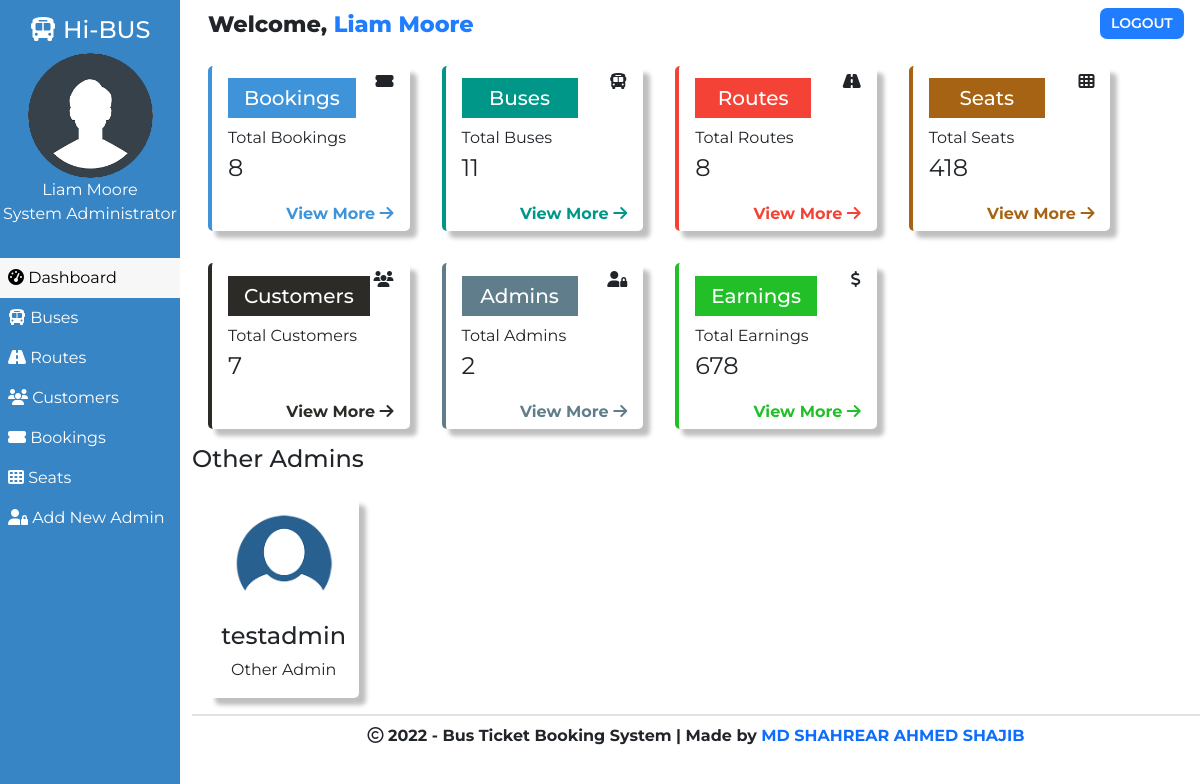
/admin/dashboard.php (signed in), run on an earlier commit of the app's database.
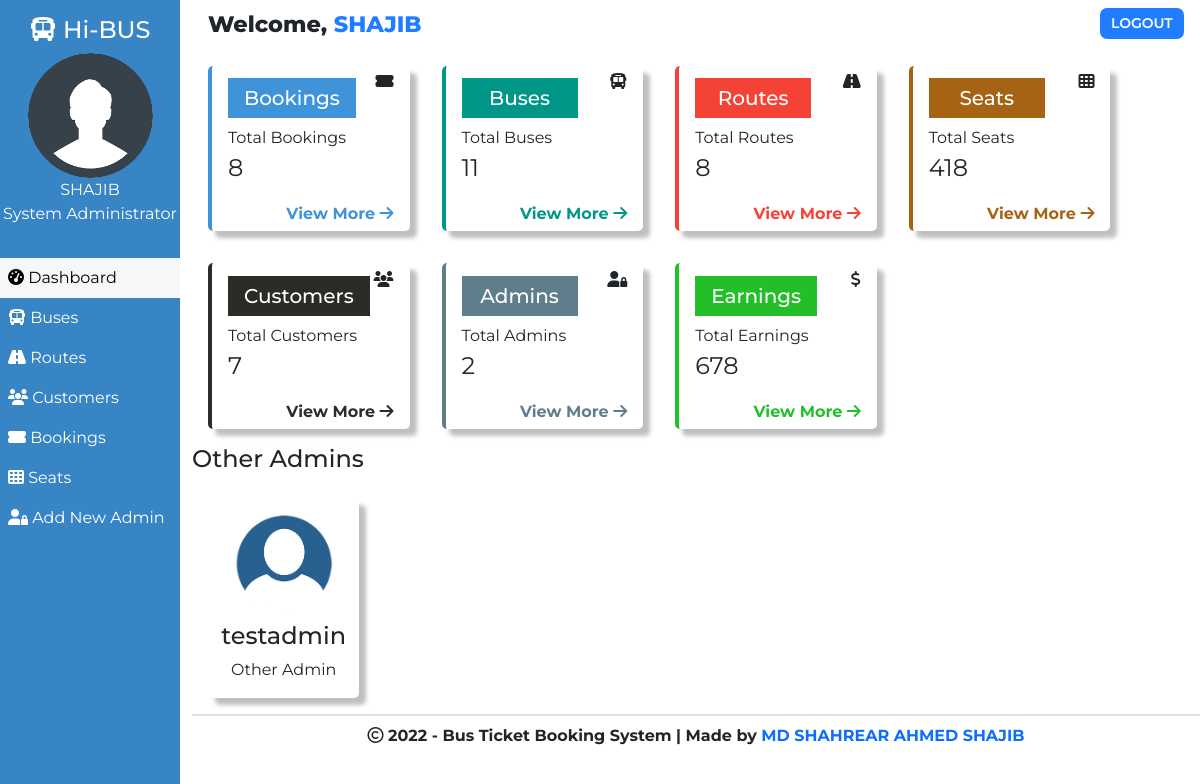
And on a later commit of the database.
### tables this page shows
CREATE TABLE `users` (
  `user_id` int(11) NOT NULL,
  `user_fullname` varchar(100) NOT NULL,
  `user_name` varchar(30) NOT NULL,
  `user_password` varchar(255) NOT NULL,
  `user_created` datetime NOT NULL DEFAULT CURRENT_TIMESTAMP
);

### assets/partials/_getJSON.php (called while the page is built, shortened)
<?php
    $rtSql = "Select * from routes";
    $resultrtSql = mysqli_query($conn, $rtSql);
    $arr = array();
    if(mysqli_num_rows($resultrtSql))
        while($row = mysqli_fetch_assoc($resultrtSql))
            $arr[] = $row;
        $routeJson = json_encode($arr);
    $ctSql = "Select * from customers";
    $resultctSql = mysqli_query($conn, $ctSql);
    $arr = array();
    if(mysqli_num_rows($resultctSql))
        while($row = mysqli_fetch_assoc($resultctSql))
            $arr[] = $row;
    $customerJson = json_encode($arr);
    $busSql = "Select * from buses";
    $resultBusSql = mysqli_query($conn, $busSql);
    $arr = array();
    while($row = mysqli_fetch_assoc($resultBusSql))
        $arr[] = $row;
    $busJson = json_encode($arr);
    $bookingSql = "Select * from bookings";
    $resultBookingSql = mysqli_query($conn, $bookingSql);
    $arr = array();
    while($row = mysqli_fetch_assoc($resultBookingSql))
        $arr[] = $row;
    $bookingJson = json_encode($arr);
    $adminSql = "SELECT * from users";
    $resultAdminSql = mysqli_query($conn, $adminSql);
    $arr = array();
    while($row = mysqli_fetch_assoc($resultAdminSql))
        $arr[] = $row;
    $adminJson = json_encode($arr);
?>

### admin/dashboard.php (the view, shortened to what this page needs)
<!DOCTYPE html>
<html lang="en">
<head>
    <link href="https://cdn.jsdelivr.net/npm/bootstrap@5.0.1/dist/css/bootstrap.min.css" rel="stylesheet">
    <?php
        $page="dashboard";
    ?>
</head>
<body>
    <?php require '../assets/partials/_admin-header.php';
        require '../assets/partials/_getJSON.php';
    $routeData = json_decode($routeJson);
    $customerData = json_decode($customerJson);
    $busData = json_decode($busJson);
    $adminData = json_decode($adminJson);
    $bookingData = json_decode($bookingJson);
    ?>
            <section id="dashboard">
                <div id="status">
                    <div id="Booking" class="info-box status-item">
                        <div class="heading">
                            <h5>Bookings</h5>
                            <div class="info">
                                <i class="fas fa-ticket-alt"></i>
                            </div>
                        </div>
                        <div class="info-content">
                            <p>Total Bookings</p>
                            <p class="num" data-target="<?php
                                    echo count($bookingData);
                                ?>">
                            </p>
                        </div>
                        <a href="./booking.php">View More <i class="fas fa-arrow-right"></i></a>
                    </div>
                    <div id="Bus" class="info-box status-item">
                        <div class="heading">
                            <h5>Buses</h5>
                            <div class="info">
                                <i class="fas fa-bus"></i>
                            </div>
                        </div>
                        <div class="info-content">
                            <p>Total Buses</p>
                            <p class="num" data-target="<?php
                                    echo count($busData);
                                ?>">
                            </p>
                        </div>
                        <a href="./bus.php">View More <i class="fas fa-arrow-right"></i></a>
                    </div>
                    <div id="Route" class="info-box status-item">
                        <div class="heading">
                            <h5>Routes</h5>
                            <div class="info">
                                <i class="fas fa-road"></i>
                            </div>
                        </div>
                        <div class="info-content">
                            <p>Total Routes</p>
                            <p class="num" data-target="<?php
                                    echo count($routeData);
                                ?>">
                            </p>
                        </div>
                        <a href="./route.php">View More <i class="fas fa-arrow-right"></i></a>
                    </div>
                    <div id="Seat" class="info-box status-item">
                        <div class="heading">
                            <h5>Seats</h5>
                            <div class="info">
                                <i class="fas fa-th"></i>
                            </div>
                        </div>
                        <div class="info-content">
                            <p>Total Seats</p>
                            <p class="num" data-target="<?php
                                    echo 38 * count($busData);
                                ?>">
                            </p>
                        </div>
                        <a href="./seat.php">View More <i class="fas fa-arrow-right"></i></a>
                    </div>
                </div>
                <div id="user">
                    <div id="Customer" class="info-box user-item">
                        <div class="heading">
                            <h5>Customers</h5>
                            <div class="info">
                                <i class="fas fa-users"></i>
                            </div>
                        </div>
                        <div class="info-content">
                            <p>Total Customers</p>
                            <p class="num" data-target="<?php
                                    echo count($customerData);
                                ?>">
                            </p>
                        </div>
                        <a href="./customer.php">View More <i class="fas fa-arrow-right"></i></a>
                    </div>
                    <div id="Admin" class="info-box user-item">
                        <div class="heading">
                            <h5>Admins</h5>
                            <div class="info">
                                <i class="fas fa-user-lock"></i>
                            </div>
                        </div>
                        <div class="info-content">
                            <p>Total Admins</p>
                            <p class="num" data-target="<?php
                                    echo count($adminData);
                                ?>">
                            </p>
                        </div>
                        <a href="#admin">View More <i class="fas fa-arrow-right"></i></a>
                    </div>
                    <div id="Earning" class="info-box user-item">
                        <div class="heading">
                            <h5>Earnings</h5>
                            <div class="info">
                                <i class="fas fa-dollar-sign"></i>
                            </div>
                        </div>
                        <div class="info-content">
                            <p>Total Earnings</p>
                            <p class="num" data-target="<?php
                                    $result = mysqli_query($conn, 'SELECT SUM(booked_amount) AS value_sum FROM bookings');
                                    $row = mysqli_fetch_assoc($result);
                                    $sum = $row['value_sum'];
                                    echo $sum;
                                ?>">
                            </p>
                        </div>
                        <a href="#">View More <i class="fas fa-arrow-right"></i></a>
                    </div>
                </div>
                <h4>Other Admins</h4>
                <div id="admin">
                    <?php
                        foreach($adminData as $admin)
                        {
                            $adminArr = get_object_vars($admin);
                            if($adminArr["user_id"] == $user_id)
                                continue;
                            $username = $adminArr["user_name"];
                        ?>
                            <div class="info-box admin-item">
                                <img src="../assets/img/user-profile-min.png" height="100px" alt="Profile Pic">
                                <h4><?php echo $username; ?></h4>
                                <p class="bio">Other Admin</p>
                            </div>
                        <?php
                        }
                    ?>
                </div>
            </section>
                <footer>
                    <p>
                        <i class="far fa-copyright"></i> <?php echo date('Y');?> - Bus Ticket Booking System | Made by <span class="text-primary">MD SHAHREAR AHMED SHAJIB</span>
                        </p>
                </footer>
        </div>
    </main>
</body>
</html>

### assets/partials/_admin-header.php (shortened to what this page needs)
<?php
    $conn = db_connect();
    $user_id = $_SESSION['user_id'];
    $sql = "SELECT * FROM users WHERE user_id = $user_id";
    $result = mysqli_query($conn, $sql);
    if($row = mysqli_fetch_assoc($result))
    {
        $user_fullname = $row["user_fullname"];
    }
?>
    <main id="container">
        <div id="sidebar">
            <h4><i class="fas fa-bus"></i> Hi-BUS</h4>
            <div>
                <img class="adminDp" src="../assets/img/userav-min.png" height="125px" alt="Admin Profile Pic">
                <p>
                    <?php  echo $user_fullname;  ?>
                </p>
                <p>System Administrator</p>
            </div>
            <ul id="options">
                <li class="option <?php if($page=='dashboard'){ echo 'active';}?>">
                    <a href="./dashboard.php">
                    <i class="fas fa-tachometer-alt"></i> Dashboard
                    </a>
                </li>
                <li class="option <?php if($page=='bus'){ echo 'active';}?>">
                    <a href="./bus.php">
                    <i class="fas fa-bus"></i> Buses
                    </a>
                </li>
                <li class="option <?php if($page=='route'){ echo 'active';}?>">
                    <a href="./route.php">
                    <i class="fas fa-road"></i> Routes
                    </a>
                </li>
                <li class="option <?php if($page=='customer'){ echo 'active';}?>">
                    <a href="./customer.php">
                    <i class="fas fa-users"></i> Customers
                    </a>
                </li>
                <li class="option <?php if($page=='booking'){ echo 'active';}?>">
                    <a href="./booking.php">
                    <i class="fas fa-ticket-alt"></i> Bookings
                    </a>
                </li>
                <li class="option <?php if($page=='seat'){ echo 'active';}?>">
                    <a href="./seat.php">
                    <i class="fas fa-th"></i> Seats
                    </a>
                </li>
                <li class="option <?php if($page=='signup'){ echo 'active';}?>">
                    <a href="./signup.php">
                    <i class="fas fa-user-lock"></i> Add New Admin
                    </a>
                </li>
            </ul>
        </div>
        <div id="main-content">
            <section id="welcome">
                <ul>
                    <li class="welcome-item">Welcome,
                        <span id="USER">
                            <?php
                                echo $user_fullname;
                            ?>
                        </span>
                    </li>
                    <li class="welcome-item">
                        <button id="logout" class="btn-sm">
                            <a href="../assets/partials/_logout.php">LOGOUT</a>
                        </button>
                    </li>
                </ul>
            </section>

### assets/styles/admin.php (style rules this page uses)
body { margin: 0; box-sizing: border-box; font-family: 'Montserrat', sans-serif; background-color: white; }
html { scroll-behavior: smooth; }
*, *::after, *::before { box-sizing: inherit; }
#USER { color: #207DFF; }
.adminDp { border-radius: 50%; }
#welcome { background-color: white; }
#welcome ul { display: flex; justify-content: space-between; list-style-type: none; padding: 0; margin: 0; }
#welcome li { margin: 0 1rem; padding: 0.5rem 0; }
#welcome li:first-child { font-weight: 800; font-size: 1.4rem; }
#logout { padding: 0.3rem 0.7rem; background-color: #207DFF; font-weight: 600; outline: none; border: none; border-radius: 7px; }
#logout a { color: white; text-decoration: none; }
footer { border-top: 2px solid #e2e2e2; padding: 0.5rem 0; text-align: center; font-weight: bold; }
footer p { margin: 0; }
@media only screen and (min-width:1000px) { #sidebar { text-align: center; background-color: #3885c5; color: white; width: 15%; position: fixed; top: 0%; padding-top: 1rem; z-index: 2; height: 100vh; } }
@media only screen and (min-width:1000px) { #sidebar p { margin: 0; } }
@media only screen and (min-width:1000px) { #sidebar ul { margin-top: 2rem; } }
@media only screen and (min-width:1000px) { #options { list-style-type: none; text-align: left; padding-left: 0; } }
@media only screen and (min-width:1000px) { .option a { display: block; padding: 0.5rem; text-decoration: none; color: inherit; } }
@media only screen and (min-width:1000px) { .active { background-color:#f7f7f7; color:black; } }
@media only screen and (min-width:1000px) { #main-content { margin-left: 16%; } }
@media only screen and (min-width:1000px) { .info-box { flex-basis: 20%; } }

### assets/styles/dashboard.php (style rules this page uses)
#status, #user, #admin { display: flex; flex-wrap: wrap; }
.info-box { padding: 0.3rem 1rem; border-left: 4px solid; margin: 1rem; flex-basis: 45%; border-radius: 5px; box-shadow: 7px 7px 4px rgba(0, 0, 0, 0.25); background-color: white; }
.heading { display: flex; justify-content: space-between; }
.heading h5 { color: white; text-align: center; padding: 0.5rem 1rem; flex-basis: 70%; border-radius: 0px; margin: 0.5rem 0; }
.info-box p { margin: 0; }
.info-content { margin-bottom: 1rem; }
.info-content .num { font-size: 1.5rem; }
.info-box a { display: block; text-align: right; text-decoration: none; font-weight: bold; }
#Booking { border-color: #3e93d9; }
#Booking h5 { background-color: #3e93d9; }
#Booking a { color: #3e93d9; }
#Earning { border-color: #23bf29; }
#Earning a { color: #23bf29; }
#Bus { border-color: #009688; }
#Bus h5 { background-color: #009688; }
#Bus a { color: #009688; }
#Route { border-color: #f44336; }
#Route h5 { background-color: #f44336; }
#Route a { color: #f44336; }
#Seat { border-color: #A66314; }
#Seat h5 { background-color: #A66314; }
#Seat a { color: #A66314; }
#Customer { border-color: #2D2B28; }
#Customer h5 { background-color: #2D2B28; }
#Customer a { color: #2D2B28; }
#Admin { border-color: #607d8b; }
#Admin h5 { background-color: #607d8b; }
#Earning h5 { background-color: #23bf29; }
#Admin a { color: #607d8b; }
#admin .info-box { text-align: center; padding: 1rem 0; border: none; }
#admin h4 { margin: 0.5rem 0; }
#admin img { border-radius: 50%; }
@media only screen and (min-width:1000px) { #main-content { flex-grow: 1; } }
@media only screen and (min-width:1000px) { .info-box { flex-basis: 20%; } }
@media only screen and (min-width:1000px) { #admin .info-box { flex-basis: 15%; } }

What changed in the data, as far as the page shows it:
changed users: user_fullname "Liam Moore" → "SHAJIB"
